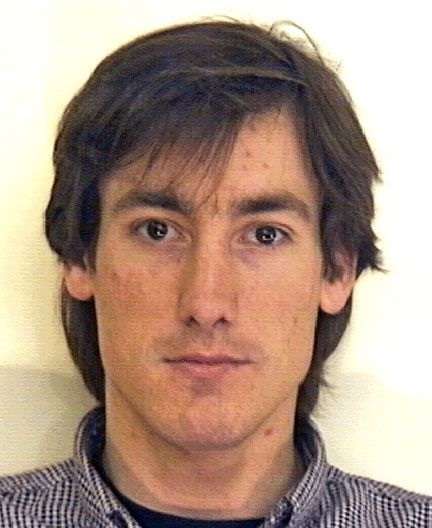
#> input picture images/adrian/adrian1.jpg, 432 x 528 px, given in place of the camera
$ python taking_pic.py images/adrian
#> lines starting #> are read from the running program, lines starting #| are printed output that depends on the picture; after the words box and inside, x2 and y2 are one past the last pixel; in counts of white or black regions, pixels touching at a corner belong together


import cv2
import os
import sys

count = 0
folder = sys.argv[1]
if not os.path.exists('images/' + folder):
    os.makedirs('images/'+folder)

# Load prebuilt model for Frontal Face
cascadePath = "haarcascade_frontalface_default.xml"

# Create classifier from prebuilt model
faceCascade = cv2.CascadeClassifier(cascadePath);

cap = cv2.VideoCapture(0)
cap.set(cv2.CAP_PROP_FPS, 1)

while(cap.isOpened()):
  # get pic from cam
  ret, frame = cap.read()
#> frame is the input picture: shape (528, 432, 3); mean B, G, R 133.3, 149.1, 172.9

  resized_image = cv2.resize(frame, (800, 450))
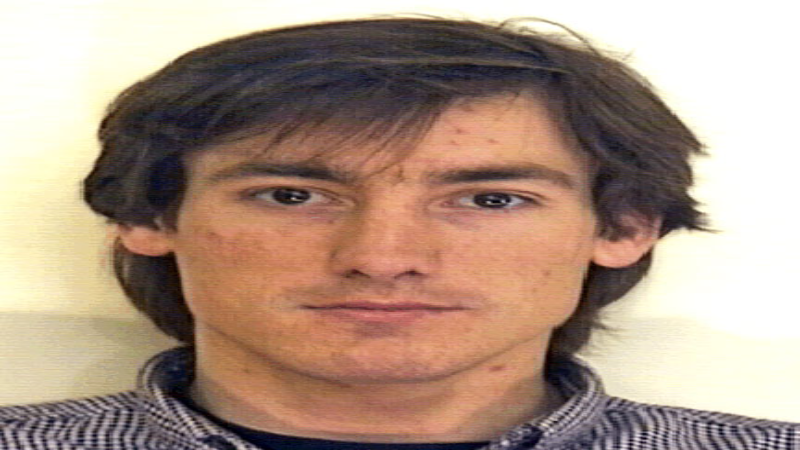
#> resized_image: shape (450, 800, 3); mean B, G, R 133.2, 149, 172.8

  gray = cv2.cvtColor(resized_image,cv2.COLOR_BGR2GRAY)
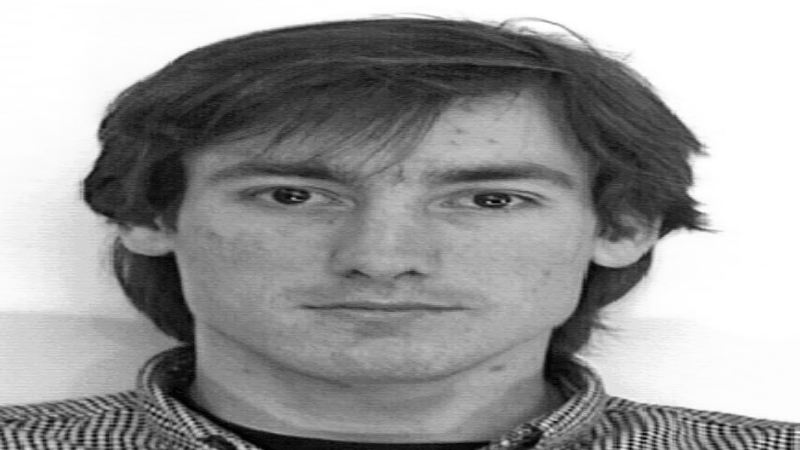
#> gray: shape (450, 800); min 1, max 255, mean 154.4

  faces = faceCascade.detectMultiScale(
    gray,
    scaleFactor=1.15,
    minNeighbors=5,
    minSize=(5,5)
    )
#> faces = [[356, 109, 242, 242]]


  for(x,y,w,h) in faces:


        file_name = 'images/' + folder + '/' + str(count) + '.jpg'
        cv2.imwrite(file_name,resized_image)

        # Create rectangle around the face
        cv2.rectangle(resized_image, (x-20,y-20), (x+w+20,y+h+20), (0,255,0), 4)
        count = count + 1
#> this loop made 1 pass
#> (x, y, w, h, file_name, count) on pass 1: (356, 109, 242, 242, 'images/images/adrian/0.jpg', 1)
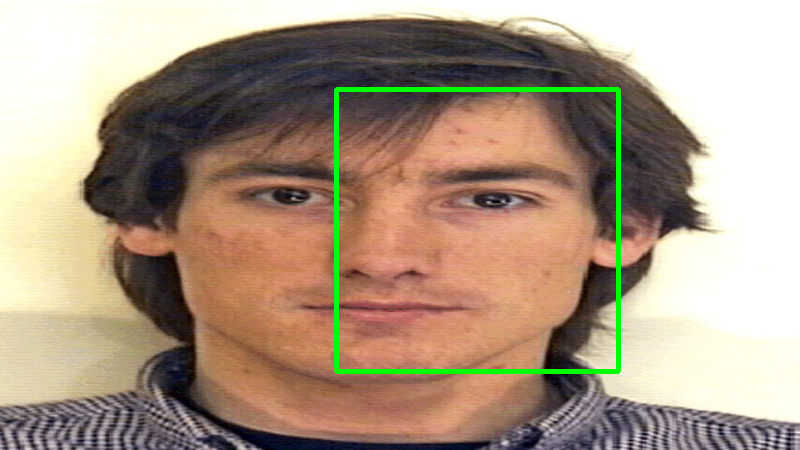
#> resized_image: shape (450, 800, 3); 1.56% of pixels changed, all inside (x1, y1, x2, y2) = (334, 87, 621, 374)
#> after the loop, count = 1


  cv2.putText(resized_image, str(count) , (10, 10), cv2.FONT_HERSHEY_SIMPLEX,
  1, (0, 255, 255), 1,  cv2.LINE_AA)
#> resized_image: shape (450, 800, 3); 0.01% of pixels changed, all inside (x1, y1, x2, y2) = (20, 0, 23, 12)
  # show img
  cv2.imshow('cam', resized_image)

  if cv2.waitKey(100) & count == 10:
#> (key Esc is pressed here)
    break

# release and close cam
cap.release()

cv2.destroyAllWindows()
cv2.waitKey(1)
print('save images successful')

$ run again, on images/adrian/adrian2.jpg
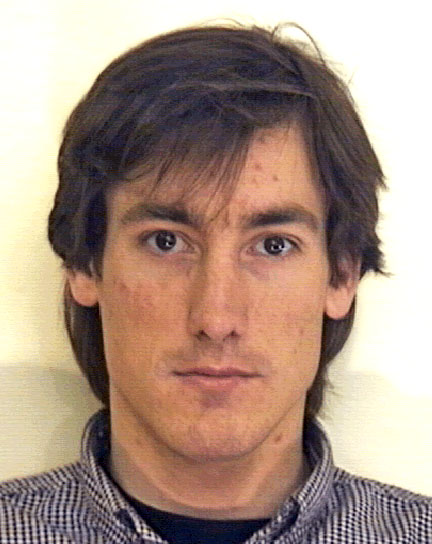
#> input picture images/adrian/adrian2.jpg, 432 x 544 px, given in place of the camera
#> frame is the input picture: shape (544, 432, 3); mean B, G, R 133.9, 147.6, 170.8
#> `gray = cv2.cvtColor(resized_image,cv2.COLOR_BGR2GRAY)`:
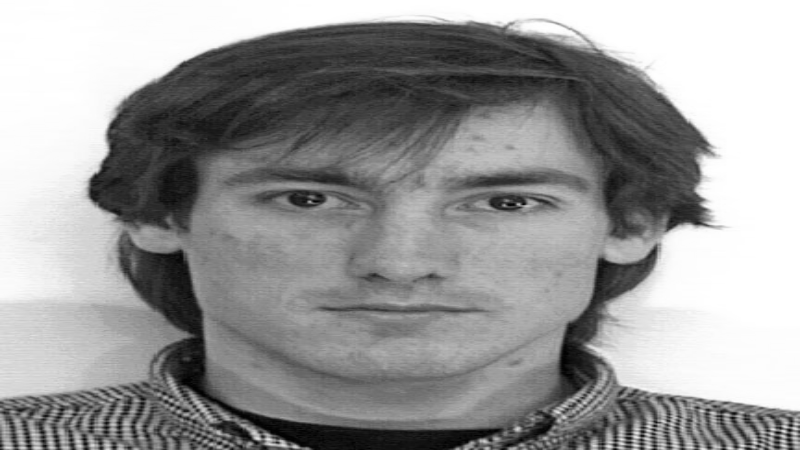
#> gray: shape (450, 800); min 0, max 255, mean 152.9
#> faces = [[362, 104, 260, 260]]
#> the loop `for(x,y,w,h) in faces:  ` made 1 pass
#> (x, y, w, h, file_name, count) on pass 1: (362, 104, 260, 260, 'images/images/adrian/0.jpg', 1)
#> after the loop `for(x,y,w,h) in faces:`:
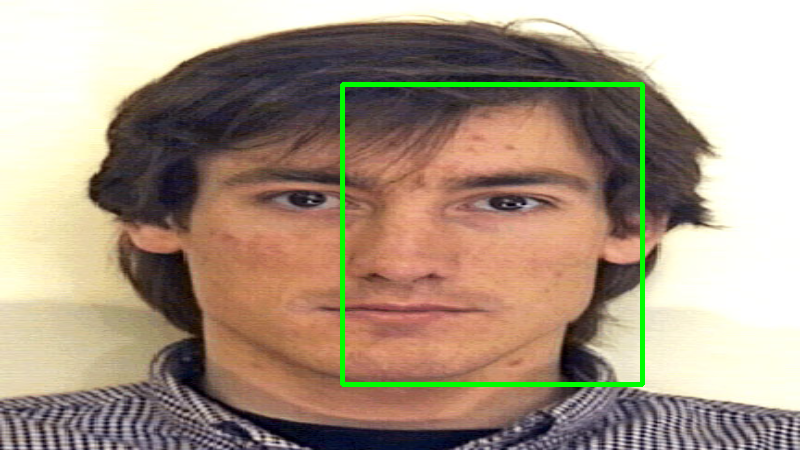
#> resized_image: shape (450, 800, 3); mean B, G, R 132.3, 150.2, 168.6
#> after the loop `for(x,y,w,h) in faces:`: count = 1

$ run again, on images/adrian/adrian4.jpg
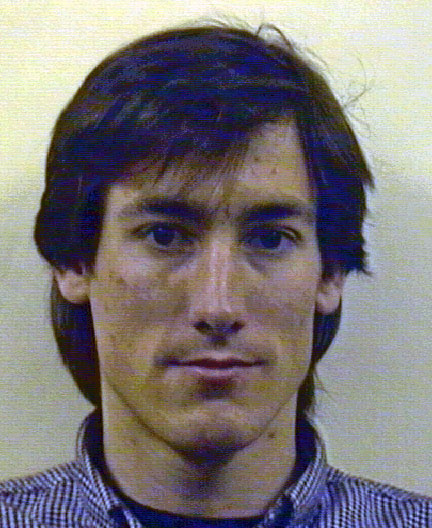
#> input picture images/adrian/adrian4.jpg, 432 x 528 px, given in place of the camera
#> frame is the input picture: shape (528, 432, 3); mean B, G, R 120.4, 119.4, 124.7
#> `resized_image = cv2.resize(frame, (800, 450))`:
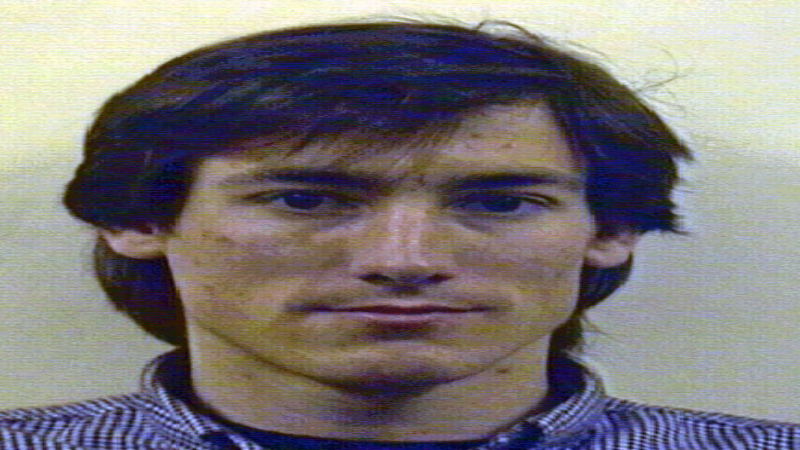
#> resized_image: shape (450, 800, 3); mean B, G, R 120.3, 119.2, 124.6
#> `gray = cv2.cvtColor(resized_image,cv2.COLOR_BGR2GRAY)`:
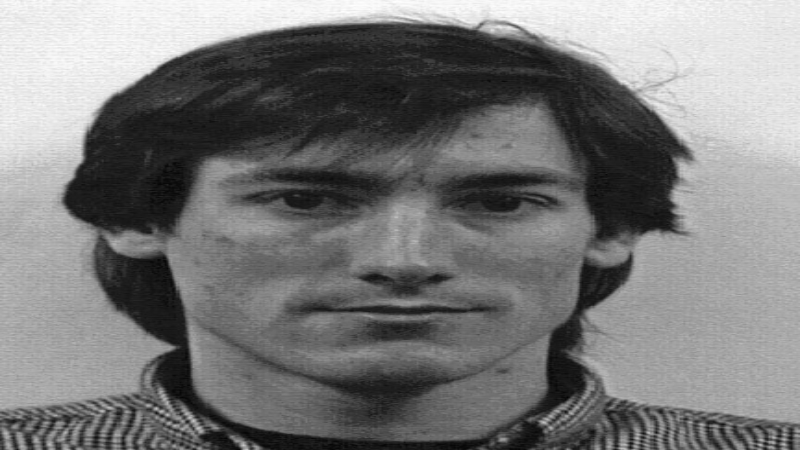
#> gray: shape (450, 800); min 3, max 254, mean 121
#> faces = ()
#> after the loop `for(x,y,w,h) in faces:`: count = 0
